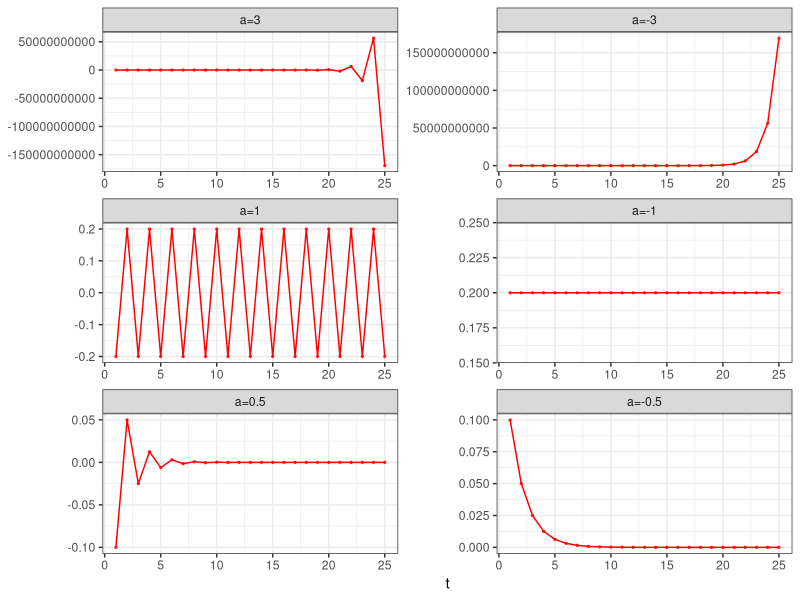
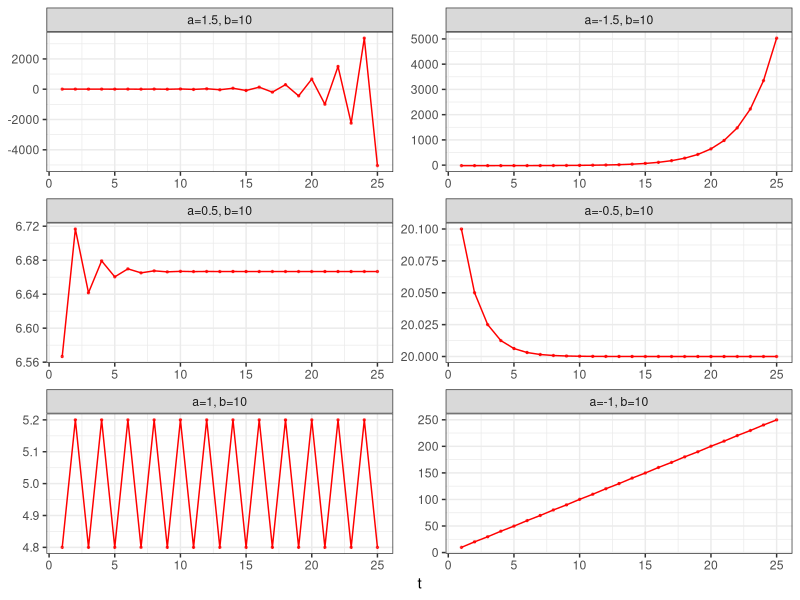

R code for these plots, in order:
## ---- chunk 1
knitr::opts_chunk$set(message = FALSE,warning = FALSE,echo = TRUE,fig.cap='Elaboração própria.')
## ---- chunk 2
library(tidyverse)

options(scipen = 99)
## ---- chunk 3
a <- c(3,-3,1,-1,0.5,-0.5) # constantes
y_0 <- 0.2                 # condição inicial
y <- tibble("a=3" = rep(0,25),"a=-3" = rep(0,25),
            "a=1" = rep(0,25),"a=-1" = rep(0,25),
            "a=0.5" = rep(0,25),"a=-0.5" = rep(0,25),
            t = 1:25)

for (i in 1:6){
  for(t in 1:25){ 
    y[t,i] <- (-a[i])^t*y_0
  }
}  

head(y)
## ---- chunk 4
y %>% 
  pivot_longer(cols = 1:6,names_to="funcao",values_to = "values") %>% 
  ggplot(aes(x = t, y = values))+
  facet_wrap(vars(factor(funcao,levels = unique(funcao))),
             scales = "free",
             ncol=2)+
  geom_line(color = "red")+
  geom_point(alpha = .7,
             size=.5,
             color = "red")+
  labs(y = NULL)+
  theme_bw()
## ---- chunk 5
a <- c(1.5,-1.5,0.5,-0.5,1,-1) # constantes
b <- 10
y_0 <- 0.2                 # condição inicial
y <- tibble("a=1.5, b=10" = rep(0,25),"a=-1.5, b=10" = rep(0,25),
            "a=0.5, b=10" = rep(0,25),"a=-0.5, b=10" = rep(0,25),
            "a=1, b=10" = rep(0,25),"a=-1, b=10" = rep(0,25),
            t = 1:25)

for (i in 1:5){
  for(t in 1:25){ 
    y[t,i] <- (-a[i])^t*y_0 + b/(1+a[i])
  }
}  

for(t in 1:25){ 
  y[t,6] <- (-a[i])^t*y_0 + b*t
  }

y %>% 
  pivot_longer(cols = 1:6,
               names_to="funcao",
               values_to = "values") %>% 
  ggplot(aes(x = t, y = values))+
  facet_wrap(vars(factor(funcao,levels = unique(funcao))),scales = "free",ncol=2)+
  geom_line(color = "red")+
  geom_point(alpha = .7,size=.5,color = "red")+
  labs(y = NULL)+
  theme_bw()

